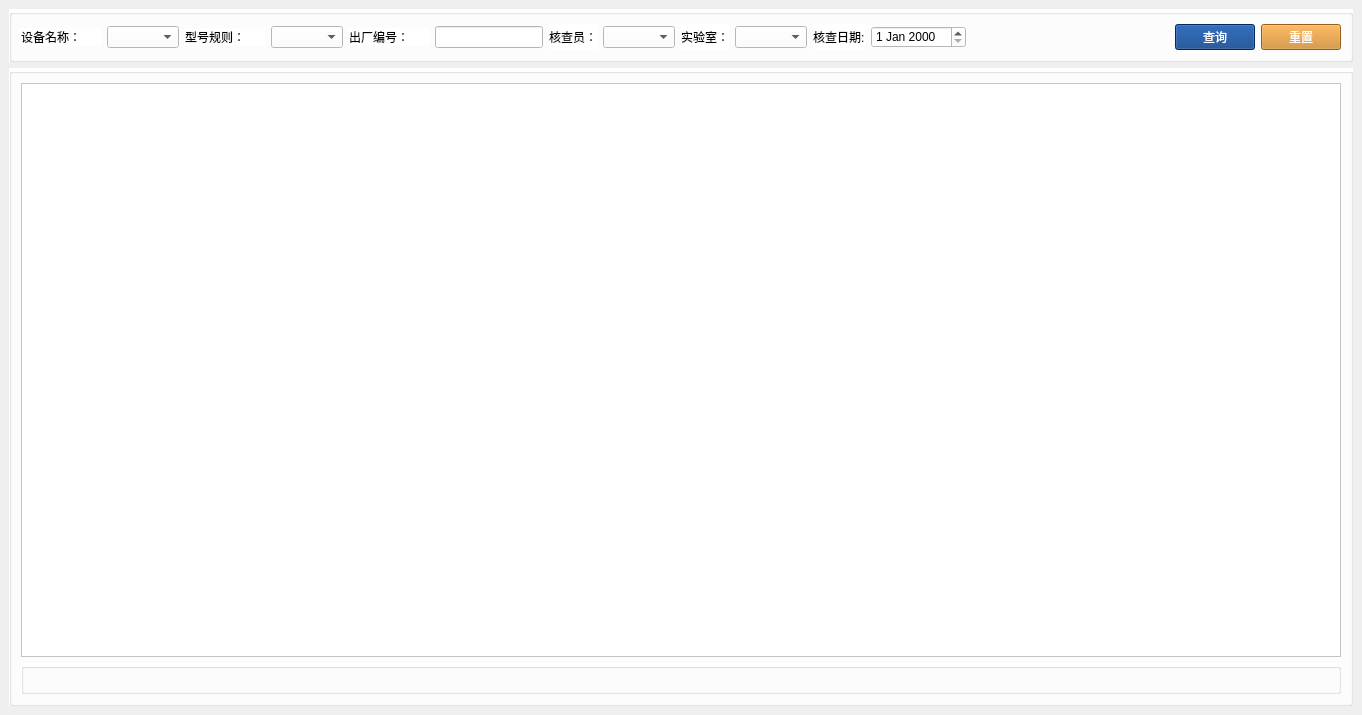
<?xml version="1.0" encoding="UTF-8"?>
<ui version="4.0">
 <class>InspectDataItem</class>
 <widget class="QWidget" name="InspectDataItem">
  <property name="geometry">
   <rect>
    <x>0</x>
    <y>0</y>
    <width>1362</width>
    <height>715</height>
   </rect>
  </property>
  <property name="windowTitle">
   <string>Form</string>
  </property>
  <layout class="QHBoxLayout" name="horizontalLayout_4">
   <property name="leftMargin">
    <number>0</number>
   </property>
   <property name="topMargin">
    <number>0</number>
   </property>
   <property name="rightMargin">
    <number>0</number>
   </property>
   <property name="bottomMargin">
    <number>0</number>
   </property>
   <item>
    <widget class="QStackedWidget" name="stackedWidget">
     <property name="styleSheet">
      <string notr="true"/>
     </property>
     <property name="currentIndex">
      <number>0</number>
     </property>
     <widget class="QWidget" name="page">
      <property name="styleSheet">
       <string notr="true"/>
      </property>
      <layout class="QVBoxLayout" name="verticalLayout_3">
       <item>
        <widget class="QGroupBox" name="groupBox_2">
         <property name="sizePolicy">
          <sizepolicy hsizetype="Preferred" vsizetype="Fixed">
           <horstretch>0</horstretch>
           <verstretch>0</verstretch>
          </sizepolicy>
         </property>
         <property name="styleSheet">
          <string notr="true">background-color:white;</string>
         </property>
         <property name="title">
          <string/>
         </property>
         <layout class="QHBoxLayout" name="horizontalLayout_2">
          <item>
           <widget class="QLabel" name="label">
            <property name="sizePolicy">
             <sizepolicy hsizetype="Maximum" vsizetype="Fixed">
              <horstretch>0</horstretch>
              <verstretch>0</verstretch>
             </sizepolicy>
            </property>
            <property name="minimumSize">
             <size>
              <width>80</width>
              <height>0</height>
             </size>
            </property>
            <property name="text">
             <string>设备名称：</string>
            </property>
           </widget>
          </item>
          <item>
           <widget class="QComboBox" name="name"/>
          </item>
          <item>
           <widget class="QLabel" name="label_2">
            <property name="sizePolicy">
             <sizepolicy hsizetype="Maximum" vsizetype="Fixed">
              <horstretch>0</horstretch>
              <verstretch>0</verstretch>
             </sizepolicy>
            </property>
            <property name="minimumSize">
             <size>
              <width>80</width>
              <height>0</height>
             </size>
            </property>
            <property name="text">
             <string>型号规则：</string>
            </property>
           </widget>
          </item>
          <item>
           <widget class="QComboBox" name="mode"/>
          </item>
          <item>
           <widget class="QLabel" name="label_3">
            <property name="sizePolicy">
             <sizepolicy hsizetype="Maximum" vsizetype="Fixed">
              <horstretch>0</horstretch>
              <verstretch>0</verstretch>
             </sizepolicy>
            </property>
            <property name="minimumSize">
             <size>
              <width>80</width>
              <height>0</height>
             </size>
            </property>
            <property name="text">
             <string>出厂编号：</string>
            </property>
           </widget>
          </item>
          <item>
           <widget class="QLineEdit" name="number">
            <property name="sizePolicy">
             <sizepolicy hsizetype="Fixed" vsizetype="Fixed">
              <horstretch>0</horstretch>
              <verstretch>0</verstretch>
             </sizepolicy>
            </property>
           </widget>
          </item>
          <item>
           <widget class="QLabel" name="label_31">
            <property name="text">
             <string>核查员：</string>
            </property>
           </widget>
          </item>
          <item>
           <widget class="QComboBox" name="Checker"/>
          </item>
          <item>
           <widget class="QLabel" name="label_34">
            <property name="text">
             <string>实验室：</string>
            </property>
           </widget>
          </item>
          <item>
           <widget class="QComboBox" name="laboratory"/>
          </item>
          <item>
           <widget class="QLabel" name="label_4">
            <property name="text">
             <string>核查日期:</string>
            </property>
           </widget>
          </item>
          <item>
           <widget class="QDateEdit" name="dateEdit"/>
          </item>
          <item>
           <spacer name="horizontalSpacer">
            <property name="orientation">
             <enum>Qt::Horizontal</enum>
            </property>
            <property name="sizeHint" stdset="0">
             <size>
              <width>40</width>
              <height>20</height>
             </size>
            </property>
           </spacer>
          </item>
          <item>
           <widget class="QPushButton" name="select">
            <property name="layoutDirection">
             <enum>Qt::LeftToRight</enum>
            </property>
            <property name="styleSheet">
             <string notr="true">background-color:rgb(3, 58, 132);
color:white;
</string>
            </property>
            <property name="text">
             <string>查询</string>
            </property>
            <property name="icon">
             <iconset resource="res/res.qrc">
              <normaloff>:/image/Index/u2189.svg</normaloff>:/image/Index/u2189.svg</iconset>
            </property>
           </widget>
          </item>
          <item>
           <widget class="QPushButton" name="update">
            <property name="layoutDirection">
             <enum>Qt::LeftToRight</enum>
            </property>
            <property name="styleSheet">
             <string notr="true">background-color:rgb(207, 132, 33);
color:white;
</string>
            </property>
            <property name="text">
             <string>重置</string>
            </property>
            <property name="icon">
             <iconset resource="res/res.qrc">
              <normaloff>:/image/Index/u2188.svg</normaloff>:/image/Index/u2188.svg</iconset>
            </property>
           </widget>
          </item>
         </layout>
        </widget>
       </item>
       <item>
        <widget class="QGroupBox" name="groupBox_3">
         <property name="styleSheet">
          <string notr="true">background-color:white;</string>
         </property>
         <property name="title">
          <string/>
         </property>
         <layout class="QVBoxLayout" name="verticalLayout">
          <item>
           <widget class="QTableWidget" name="tableWidget"/>
          </item>
          <item>
           <widget class="QGroupBox" name="groupBox_4">
            <property name="title">
             <string/>
            </property>
           </widget>
          </item>
         </layout>
        </widget>
       </item>
      </layout>
     </widget>
     <widget class="QWidget" name="page_2">
      <property name="styleSheet">
       <string notr="true">color:black;</string>
      </property>
      <layout class="QVBoxLayout" name="verticalLayout_2">
       <item>
        <widget class="QGroupBox" name="groupBox">
         <property name="sizePolicy">
          <sizepolicy hsizetype="Preferred" vsizetype="Fixed">
           <horstretch>0</horstretch>
           <verstretch>0</verstretch>
          </sizepolicy>
         </property>
         <property name="styleSheet">
          <string notr="true">background-color:white;</string>
         </property>
         <property name="title">
          <string/>
         </property>
         <layout class="QHBoxLayout" name="horizontalLayout">
          <item>
           <spacer name="horizontalSpacer_4">
            <property name="orientation">
             <enum>Qt::Horizontal</enum>
            </property>
            <property name="sizeType">
             <enum>QSizePolicy::Fixed</enum>
            </property>
            <property name="sizeHint" stdset="0">
             <size>
              <width>30</width>
              <height>20</height>
             </size>
            </property>
           </spacer>
          </item>
          <item>
           <spacer name="horizontalSpacer_2">
            <property name="orientation">
             <enum>Qt::Horizontal</enum>
            </property>
            <property name="sizeHint" stdset="0">
             <size>
              <width>60</width>
              <height>20</height>
             </size>
            </property>
           </spacer>
          </item>
          <item>
           <widget class="QLabel" name="label_5">
            <property name="styleSheet">
             <string notr="true">Font-size:25px;</string>
            </property>
            <property name="text">
             <string>核查数据详情</string>
            </property>
           </widget>
          </item>
          <item>
           <spacer name="horizontalSpacer_3">
            <property name="orientation">
             <enum>Qt::Horizontal</enum>
            </property>
            <property name="sizeHint" stdset="0">
             <size>
              <width>40</width>
              <height>20</height>
             </size>
            </property>
           </spacer>
          </item>
          <item>
           <widget class="QPushButton" name="pushButton_2">
            <property name="sizePolicy">
             <sizepolicy hsizetype="Fixed" vsizetype="Fixed">
              <horstretch>0</horstretch>
              <verstretch>0</verstretch>
             </sizepolicy>
            </property>
            <property name="minimumSize">
             <size>
              <width>30</width>
              <height>30</height>
             </size>
            </property>
            <property name="layoutDirection">
             <enum>Qt::RightToLeft</enum>
            </property>
            <property name="styleSheet">
             <string notr="true">background-color:rgb(207, 132, 33);
color:white;
</string>
            </property>
            <property name="text">
             <string>编辑</string>
            </property>
           </widget>
          </item>
          <item>
           <widget class="QPushButton" name="pushButton_3">
            <property name="sizePolicy">
             <sizepolicy hsizetype="Fixed" vsizetype="Fixed">
              <horstretch>0</horstretch>
              <verstretch>0</verstretch>
             </sizepolicy>
            </property>
            <property name="minimumSize">
             <size>
              <width>30</width>
              <height>30</height>
             </size>
            </property>
            <property name="layoutDirection">
             <enum>Qt::RightToLeft</enum>
            </property>
            <property name="styleSheet">
             <string notr="true">background-color:rgb(3, 58, 132);
color:white;
</string>
            </property>
            <property name="text">
             <string>保存</string>
            </property>
           </widget>
          </item>
          <item>
           <widget class="QPushButton" name="pushButton">
            <property name="sizePolicy">
             <sizepolicy hsizetype="Fixed" vsizetype="Fixed">
              <horstretch>0</horstretch>
              <verstretch>0</verstretch>
             </sizepolicy>
            </property>
            <property name="minimumSize">
             <size>
              <width>30</width>
              <height>30</height>
             </size>
            </property>
            <property name="layoutDirection">
             <enum>Qt::RightToLeft</enum>
            </property>
            <property name="styleSheet">
             <string notr="true">background-color:grey;
color:white;</string>
            </property>
            <property name="text">
             <string>返回</string>
            </property>
           </widget>
          </item>
         </layout>
        </widget>
       </item>
       <item>
        <widget class="QGroupBox" name="groupBox_6">
         <property name="styleSheet">
          <string notr="true">background-color:white;</string>
         </property>
         <property name="title">
          <string/>
         </property>
         <layout class="QVBoxLayout" name="verticalLayout_6">
          <property name="topMargin">
           <number>3</number>
          </property>
          <item>
           <widget class="QGroupBox" name="groupBox_5">
            <property name="styleSheet">
             <string notr="true">background-color:white;</string>
            </property>
            <property name="title">
             <string/>
            </property>
            <layout class="QVBoxLayout" name="verticalLayout_4">
             <property name="topMargin">
              <number>3</number>
             </property>
             <item>
              <widget class="QLabel" name="label_6">
               <property name="text">
                <string>核查基本信息：</string>
               </property>
              </widget>
             </item>
             <item>
              <layout class="QHBoxLayout" name="horizontalLayout_5">
               <item>
                <widget class="QTableWidget" name="tableWidgetdevice"/>
               </item>
               <item>
                <layout class="QGridLayout" name="gridLayout">
                 <item row="0" column="0">
                  <widget class="QLabel" name="label_12">
                   <property name="text">
                    <string>环境温度：</string>
                   </property>
                  </widget>
                 </item>
                 <item row="0" column="1">
                  <widget class="QLineEdit" name="temperature">
                   <property name="cursor">
                    <cursorShape>ForbiddenCursor</cursorShape>
                   </property>
                   <property name="styleSheet">
                    <string notr="true">background-color: #f0f0f0; 
color: grey;</string>
                   </property>
                   <property name="text">
                    <string>XXX</string>
                   </property>
                  </widget>
                 </item>
                 <item row="0" column="2">
                  <widget class="QLabel" name="label_8">
                   <property name="text">
                    <string>环境湿度：</string>
                   </property>
                  </widget>
                 </item>
                 <item row="0" column="3">
                  <widget class="QLineEdit" name="humidity">
                   <property name="cursor">
                    <cursorShape>ForbiddenCursor</cursorShape>
                   </property>
                   <property name="styleSheet">
                    <string notr="true">background-color: #f0f0f0; 
color: grey;</string>
                   </property>
                   <property name="text">
                    <string>XXX</string>
                   </property>
                  </widget>
                 </item>
                 <item row="0" column="4">
                  <widget class="QLabel" name="label_7">
                   <property name="text">
                    <string>核查日期：</string>
                   </property>
                  </widget>
                 </item>
                 <item row="0" column="5">
                  <widget class="QLineEdit" name="check_date">
                   <property name="cursor">
                    <cursorShape>ForbiddenCursor</cursorShape>
                   </property>
                   <property name="styleSheet">
                    <string notr="true">background-color: #f0f0f0; 
color: grey;</string>
                   </property>
                   <property name="text">
                    <string>XXX</string>
                   </property>
                  </widget>
                 </item>
                 <item row="1" column="0">
                  <widget class="QLabel" name="label_11">
                   <property name="text">
                    <string>核查地点：</string>
                   </property>
                  </widget>
                 </item>
                 <item row="1" column="1">
                  <widget class="QLineEdit" name="check_address">
                   <property name="cursor">
                    <cursorShape>ForbiddenCursor</cursorShape>
                   </property>
                   <property name="styleSheet">
                    <string notr="true">background-color: #f0f0f0; 
color: grey;</string>
                   </property>
                   <property name="text">
                    <string>XXX</string>
                   </property>
                  </widget>
                 </item>
                 <item row="1" column="2">
                  <widget class="QLabel" name="label_10">
                   <property name="text">
                    <string>核查员：</string>
                   </property>
                  </widget>
                 </item>
                 <item row="1" column="3">
                  <widget class="QLineEdit" name="create_user_name">
                   <property name="cursor">
                    <cursorShape>ForbiddenCursor</cursorShape>
                   </property>
                   <property name="styleSheet">
                    <string notr="true">background-color: #f0f0f0; 
color: grey;</string>
                   </property>
                   <property name="text">
                    <string>XXX</string>
                   </property>
                  </widget>
                 </item>
                 <item row="1" column="4">
                  <widget class="QLabel" name="label_9">
                   <property name="text">
                    <string>结论：</string>
                   </property>
                  </widget>
                 </item>
                 <item row="1" column="5">
                  <widget class="QLineEdit" name="conclusion">
                   <property name="cursor">
                    <cursorShape>ForbiddenCursor</cursorShape>
                   </property>
                   <property name="styleSheet">
                    <string notr="true">background-color: #f0f0f0; 
color: grey;</string>
                   </property>
                   <property name="text">
                    <string>XXX</string>
                   </property>
                  </widget>
                 </item>
                </layout>
               </item>
              </layout>
             </item>
            </layout>
           </widget>
          </item>
          <item>
           <widget class="QGroupBox" name="groupBox_8">
            <property name="title">
             <string/>
            </property>
            <layout class="QVBoxLayout" name="verticalLayout_5">
             <property name="topMargin">
              <number>3</number>
             </property>
             <item>
              <layout class="QHBoxLayout" name="horizontalLayout_3">
               <item>
                <widget class="QLabel" name="label_30">
                 <property name="text">
                  <string>核查结果信息：</string>
                 </property>
                </widget>
               </item>
               <item>
                <spacer name="horizontalSpacer_5">
                 <property name="orientation">
                  <enum>Qt::Horizontal</enum>
                 </property>
                 <property name="sizeHint" stdset="0">
                  <size>
                   <width>40</width>
                   <height>20</height>
                  </size>
                 </property>
                </spacer>
               </item>
               <item>
                <widget class="QPushButton" name="pushButton_4">
                 <property name="sizePolicy">
                  <sizepolicy hsizetype="Fixed" vsizetype="Fixed">
                   <horstretch>0</horstretch>
                   <verstretch>0</verstretch>
                  </sizepolicy>
                 </property>
                 <property name="minimumSize">
                  <size>
                   <width>150</width>
                   <height>40</height>
                  </size>
                 </property>
                 <property name="styleSheet">
                  <string notr="true">background-color:rgb(3, 58, 132);
color:white;
</string>
                 </property>
                 <property name="text">
                  <string>历史修改记录</string>
                 </property>
                </widget>
               </item>
              </layout>
             </item>
             <item>
              <widget class="QTableWidget" name="tableWidgetItem"/>
             </item>
            </layout>
           </widget>
          </item>
         </layout>
        </widget>
       </item>
      </layout>
     </widget>
    </widget>
   </item>
  </layout>
 </widget>
 <resources>
  <include location="res/res.qrc"/>
 </resources>
 <connections/>
</ui>
